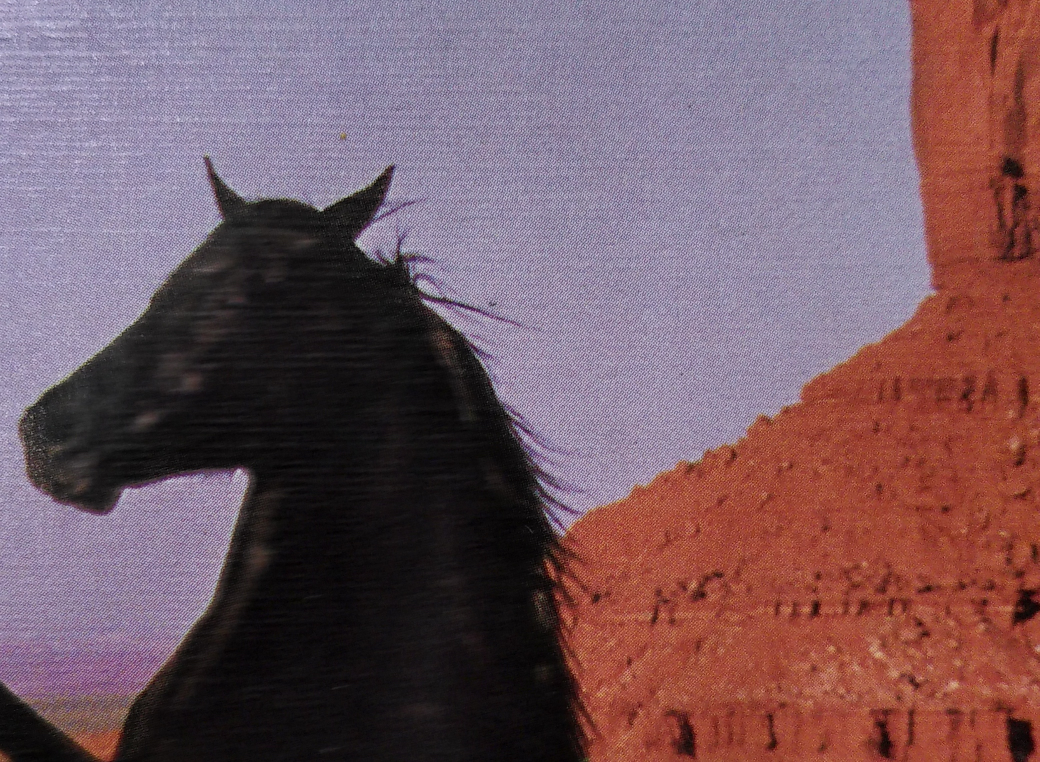
#> input picture truth.jpg, 2079 x 1524 px (shown at 1/2 size)
$ python extract_pieces.py   (older library calls are emulated)
#> lines starting #> are read from the running program, lines starting #| are printed output that depends on the picture; after the words box and inside, x2 and y2 are one past the last pixel; in counts of white or black regions, pixels touching at a corner belong together; pictures that were not available may be replaced by others from this repository, and a replacement may not be noted
import matplotlib.pyplot as plt
import matplotlib.image as mpimg
import numpy as np
from scipy.signal import convolve2d as convolve2d
from scipy.ndimage import gaussian_filter
import matplotlib.animation as animation
from numpy import random

truth = mpimg.imread('truth.jpg')
#> truth is the input picture: shape (1524, 2079, 3); mean R, G, B 117.2, 89.2, 97.6
pieces = mpimg.imread('pieces0.jpg')
f = 6

fig, axes = plt.subplots(2, 3, sharex=True, sharey=True)

def rgb2gray(rgb):
    return np.dot(rgb[...,:3], [0.2989, 0.5870, 0.1140])

# pieces = rgb2gray(pieces)
axes[0, 0].imshow(pieces, cmap=plt.get_cmap("gray"))

def convolution2d(image, kernel):
    img = np.zeros(image.shape)
    if len(image.shape) == 3:
        for i in range(3):
            img[:, :, i] = convolve2d(image[:, :, i], kernel, "same", "symm")
    else:
        img[:, :] = convolve2d(image[:, :], kernel, "same", "symm")
    return img

def gauss(image):
    img = np.zeros(image.shape)
    if len(image.shape) == 3:
        for i in range(3):
            img[:, :, i] = gaussian_filter(image[:, :, i], sigma=1.96)
    else:
        img[:, :] = gaussian_filter(image[:, :], sigma=1.96)
    return img


Hp = pieces.shape[0]
#> Hp = 1524
Lp = pieces.shape[1]
#> Lp = 2079
hp = Hp // f
#> hp = 254
lp = Lp // f
#> lp = 346


smoothedPieces = gauss(np.array(pieces, dtype=np.uint64)/255)
# plt.imshow(smoothedPieces/255)
# plt.show()

#convolution2d(pieces, np.array([[2, 4, 5, 4, 2], [4, 9, 12, 9, 4], [5, 12, 15, 12, 5], [4, 9, 12, 9, 4], [2, 4, 5, 4, 2]])/159)

s5 = np.array([[-2./8, -1./5, 0, 1./5, 2./8],
               [-2./5, -1./2, 0, 1./2, 2./5],
               [-2./4, -1./1, 0, 1./1, 2./4],
               [-2./5, -1./2, 0, 1./2, 2./5],
               [-2./8, -1./5, 0, 1./5, 2./8]])

s7 = np.array([[-130, -120,  -78, 0,  78, 120, 130],
               [-180, -195, -156, 0, 156, 195, 180],
               [-234, -312, -390, 0, 390, 312, 234],
               [-260, -390, -780, 0, 780, 390, 260],
               [-234, -312, -390, 0, 390, 312, 234],
               [-180, -195, -156, 0, 156, 195, 180],
               [-130, -120,  -78, 0,  78, 120, 130]], dtype=np.float) / 780

s9 = np.array([[-16575, -15912, -13260,  -7800, 0,   7800, 13260, 15912, 16575],
               [-21216, -22100, -20400, -13260, 0,  13260, 20400, 22100, 21216],
               [-26520, -30600, -33150, -26520, 0,  26520, 33150, 30600, 26520],
               [-31200, -39780, -53040, -66300, 0,  66300, 53040, 39780, 31200],
               [-33150, -44200, -66300,-132600, 0, 132600, 66300, 44200, 33150],
               [-31200, -39780, -53040, -66300, 0,  66300, 53040, 39780, 31200],
               [-26520, -30600, -33150, -26520, 0,  26520, 33150, 30600, 26520],
               [-21216, -22100, -20400, -13260, 0,  13260, 20400, 22100, 21216],
               [-16575, -15912, -13260,  -7800, 0,   7800, 13260, 15912, 16575]], dtype=np.float) / 132600


Gx = convolution2d(smoothedPieces, s9)
#> after the loop in convolution2d, `for i in range(3):`:
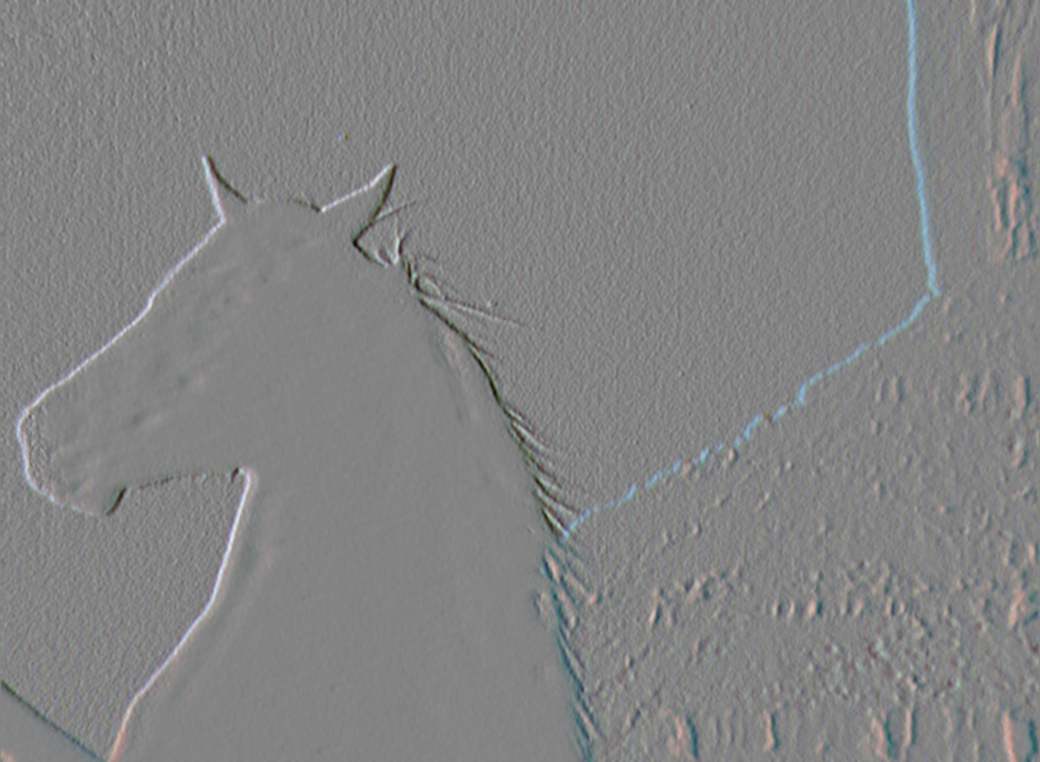
#> img: shape (1524, 2079, 3) float64 (shown at 1/2 size); mean of channels 0, 1, 2 -0.000449, 0.00492, 0.00816; drawn with min black and max white
Gy = convolution2d(smoothedPieces, s9.T)
#> after the loop in convolution2d (call 2), `for i in range(3):`:
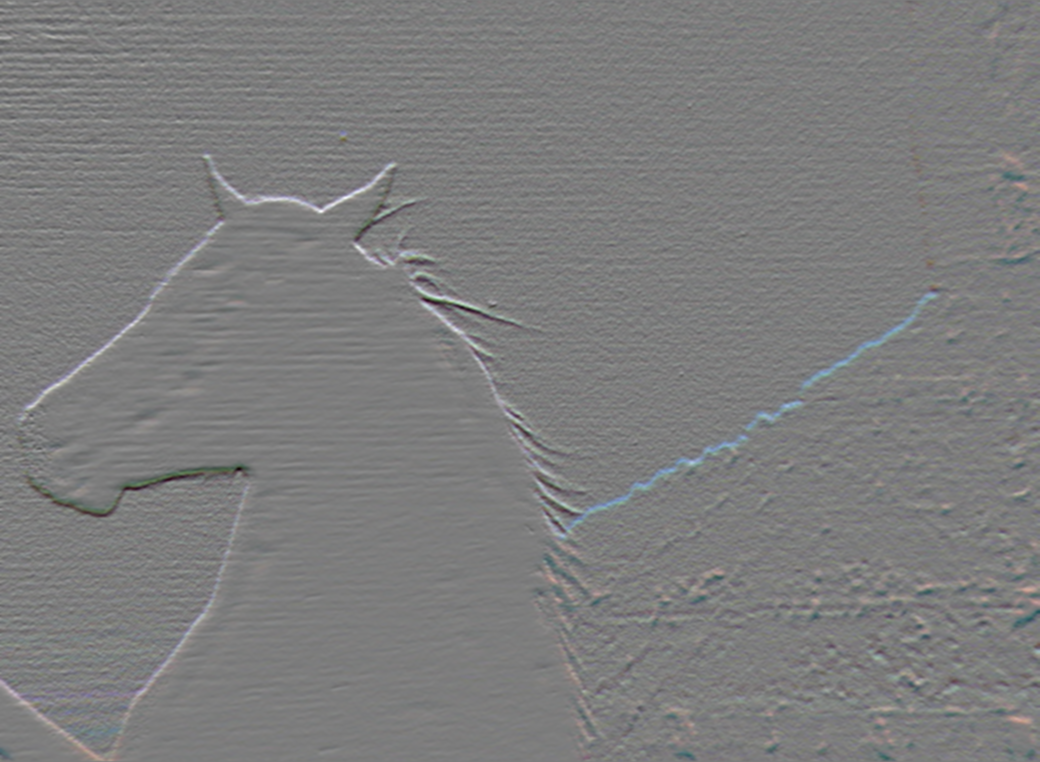
#> img: shape (1524, 2079, 3) float64 (shown at 1/2 size); mean of channels 0, 1, 2 0.00684, 0.00941, 0.0125; drawn with min black and max white

# Gx = convolution2d(smoothedPieces, np.array([[-3, -1, 0, 1, 3]]))
# Gy = convolution2d(smoothedPieces, np.array([[-3], [-1], [0], [1], [3]]))
S = Gx + Gy * 1j

mod = np.abs(S)
mod = np.average(mod, axis=2)
#> mod: shape (1524, 2079) float64

# modLog = np.log(1 + mod) / np.log(1 + np.quantile(mod, 0.90))

# modSmoothed = gaussian_filter(modLog, sigma=5)

d5 = np.array([[1, 2, 5, 2, 1],
               [1, 2, 5, 2, 1],
               [1, 2, 5, 2, 1],
               [1, 2, 5, 2, 1],
               [1, 2, 5, 2, 1]], dtype=np.float) / 55

d9 = np.array([[-1, 1, 3, 9, 15, 9, 3, 1, -1],
               [-1, 1, 3, 9, 15, 9, 3, 1, -1],
               [-1, 1, 3, 9, 15, 9, 3, 1, -1],
               [-1, 1, 3, 9, 15, 9, 3, 1, -1],
               [-1, 1, 3, 9, 15, 9, 3, 1, -1],
               [-1, 1, 3, 9, 15, 9, 3, 1, -1],
               [-1, 1, 3, 9, 15, 9, 3, 1, -1],
               [-1, 1, 3, 9, 15, 9, 3, 1, -1],
               [-1, 1, 3, 9, 15, 9, 3, 1, -1]], dtype=np.float) / (39*9)

# modSmoothed = gaussian_filter(mod, sigma=2)

axes[1, 0].imshow(mod , cmap='gray')

# [8 lines of commented-out code are left out]


print("Filter applied")
resized = np.median(mod[:hp*f, :lp*f].reshape(hp, f, lp, f), axis=(1, 3))


axes[1, 1].imshow(resized.repeat(f ** 2).reshape(hp, lp, f, f).swapaxes(1, 2).reshape(hp * f, lp * f) , cmap='gray')


def marcher(img, limit):
#> called with limit = 0.97
    mh, ml = img.shape
#> mh = 254; ml = 346
    border = np.zeros(img.shape, dtype=np.bool)
    border[0, :] = True
    border[mh - 1, :] = True
    border[:, 0] = True
    border[:, ml - 1] = True
    mask = np.copy(border);
    maskDelay = np.zeros(border.shape);
    maskTemp = np.logical_not(border);
    borderTemp1 = np.zeros(border.shape, dtype=np.bool);
    borderTemp2 = np.zeros(border.shape, dtype=np.bool);
    borderTemp3 = np.zeros(border.shape, dtype=np.bool);

    step = 0
    while(np.sum(np.logical_xor(mask, maskTemp)) > 0):
        global axes
        maskTemp = np.copy(mask)
        stillBorder = np.copy(border)
        for dh, dl in [[-1, -1], [-1, 0], [-1, 1], [0, -1], [0, 1], [1, -1], [1, 0], [1, 1]]:
            bin = random.rand(mh, ml)*np.quantile(img, limit) > img
            candidates = np.zeros(border.shape, dtype=np.bool)
            candidates[max(0, dh):min(mh, mh+dh), max(0, dl):min(ml, ml+dl)] = border[max(0, -dh):min(mh, mh-dh), max(0, -dl):min(ml, ml-dl)]
            candidates = np.logical_and(candidates, np.logical_not(mask))
            newBorder = np.logical_and(candidates, bin)
            stillBorder[max(0, -dh):min(mh, mh-dh), max(0, -dl):min(ml, ml-dl)] = np.logical_or(stillBorder[max(0, -dh):min(mh, mh-dh), max(0, -dl):min(ml, ml-dl)], newBorder[max(0, dh):min(mh, mh+dh), max(0, dl):min(ml, ml+dl)])
            stillBorder = np.logical_or(border, newBorder)
            border = np.logical_or(border, newBorder)
            mask = np.logical_or(mask, newBorder)
            maskDelay[newBorder] = step
            step+= 1
        border = np.logical_and(border, stillBorder)
        border = np.logical_and(border, np.logical_not(borderTemp3))
        borderTemp3 = np.copy(borderTemp2)
        borderTemp2 = np.copy(borderTemp1)
        borderTemp1 = np.copy(border)
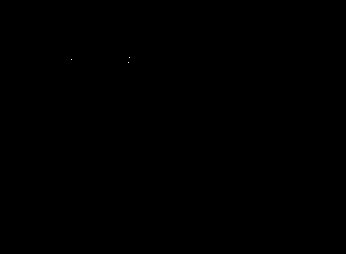
#> border: shape (254, 346) bool; 0% white in thin lines or dots, all inside (x1, y1, x2, y2) = (71, 57, 130, 63)
#> borderTemp3: shape (254, 346) bool; 0.01% white in thin lines or dots, all inside (x1, y1, x2, y2) = (72, 58, 130, 64)
#> candidates: shape (254, 346) bool; 0% white in thin lines or dots, all inside (x1, y1, x2, y2) = (129, 58, 131, 64)
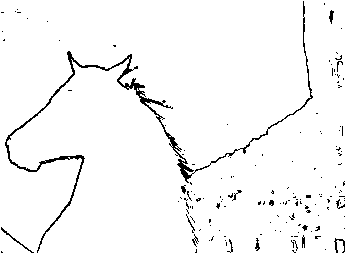
#> mask: shape (254, 346) bool; 96.6% white; black in thin lines or dots
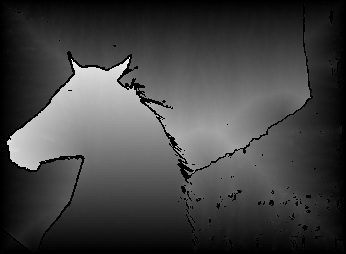
#> maskDelay: shape (254, 346) float64; min 0, max 569, mean 148.3; drawn with min black and max white
#> after the loop, step = 584
    maskDelay[np.logical_not(mask)] = np.max(maskDelay)
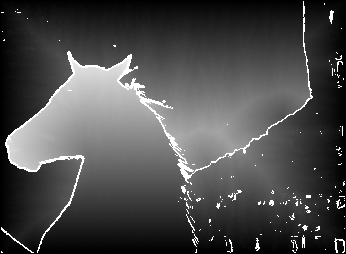
#> maskDelay: shape (254, 346) float64; 3.36% of pixels changed, all inside (x1, y1, x2, y2) = (1, 1, 345, 253); drawn with min black and max white
    axes[1, 2].imshow((random.rand(mh, ml)*np.quantile(img, limit) > img).repeat(f ** 2).reshape(hp, lp, f, f).swapaxes(1, 2).reshape(hp * f, lp * f))

    return mask, maskDelay

# [6 lines of commented-out code are left out]

mask, maskDelay = marcher(resized, 0.97)

axes[0, 1].imshow(mask.repeat(f ** 2).reshape(hp, lp, f, f).swapaxes(1, 2).reshape(hp * f, lp * f) , cmap='gray')
axes[0, 2].imshow(maskDelay.repeat(f ** 2).reshape(hp, lp, f, f).swapaxes(1, 2).reshape(hp * f, lp * f))
plt.show()
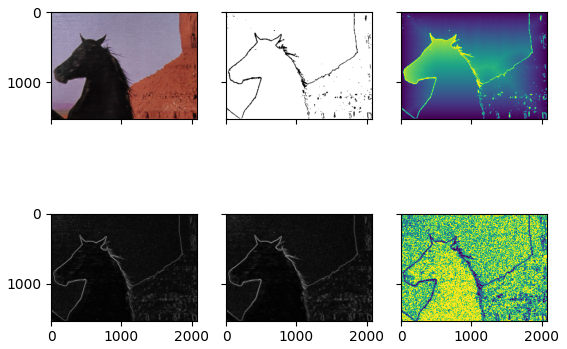
#> figure drawn by matplotlib, 6 panels

# [49 lines of commented-out code are left out]


(H, L, _) = truth.shape
#> H = 1524; L = 2079

l = 6
h = 5

meanColors = np.zeros((h, l, 3))

rh = H // h;
#> rh = 304
rl = L // l;
#> rl = 346

for i in range(h):
    for j in range(l):
        if i == h - 1:
            bh = H
        else:
            bh = (i+1) * rh + 1
        if j == l - 1:
            bl = L
        else:
            bl = (j+1) * rl + 1
        meanColors[i, j] = np.average(truth[i * rh: bh, j * rl: bl], axis=(0, 1))

# plt.imshow(meanColors/255)
# plt.show()
